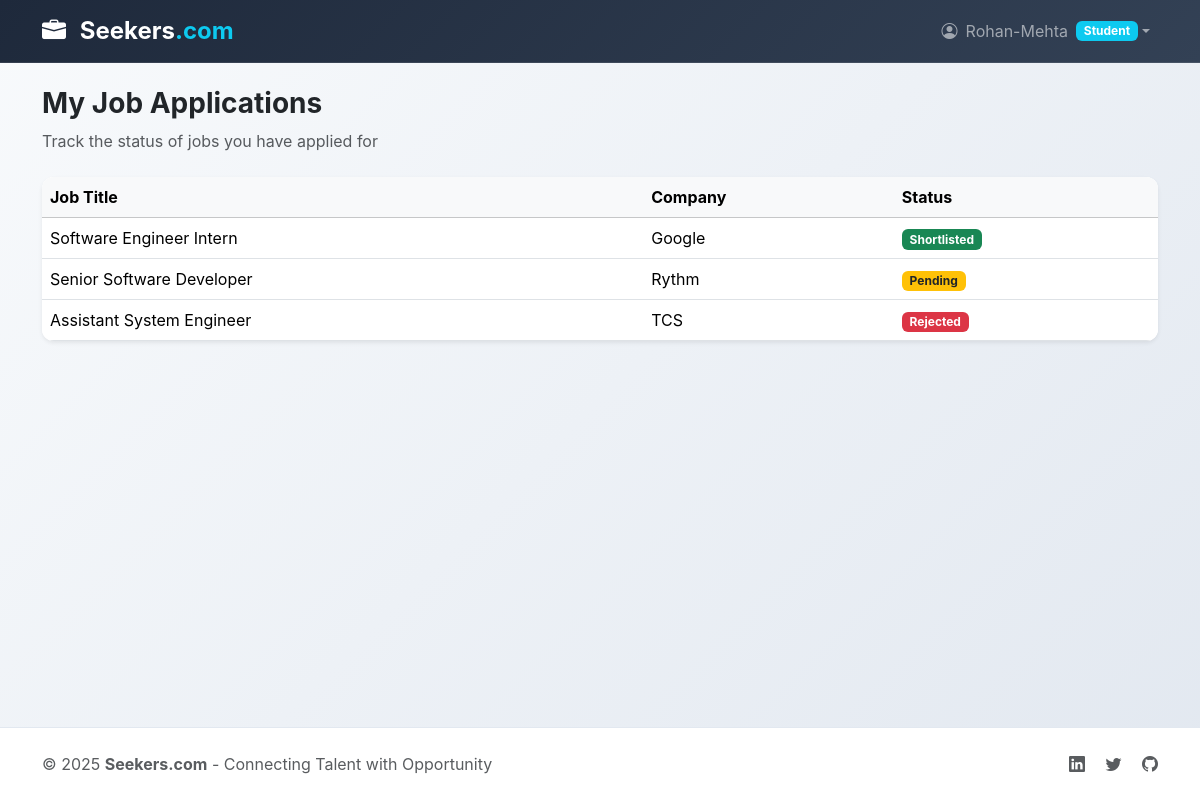
/jobs/my-applications/ (signed in), run on an earlier commit of the app's database.
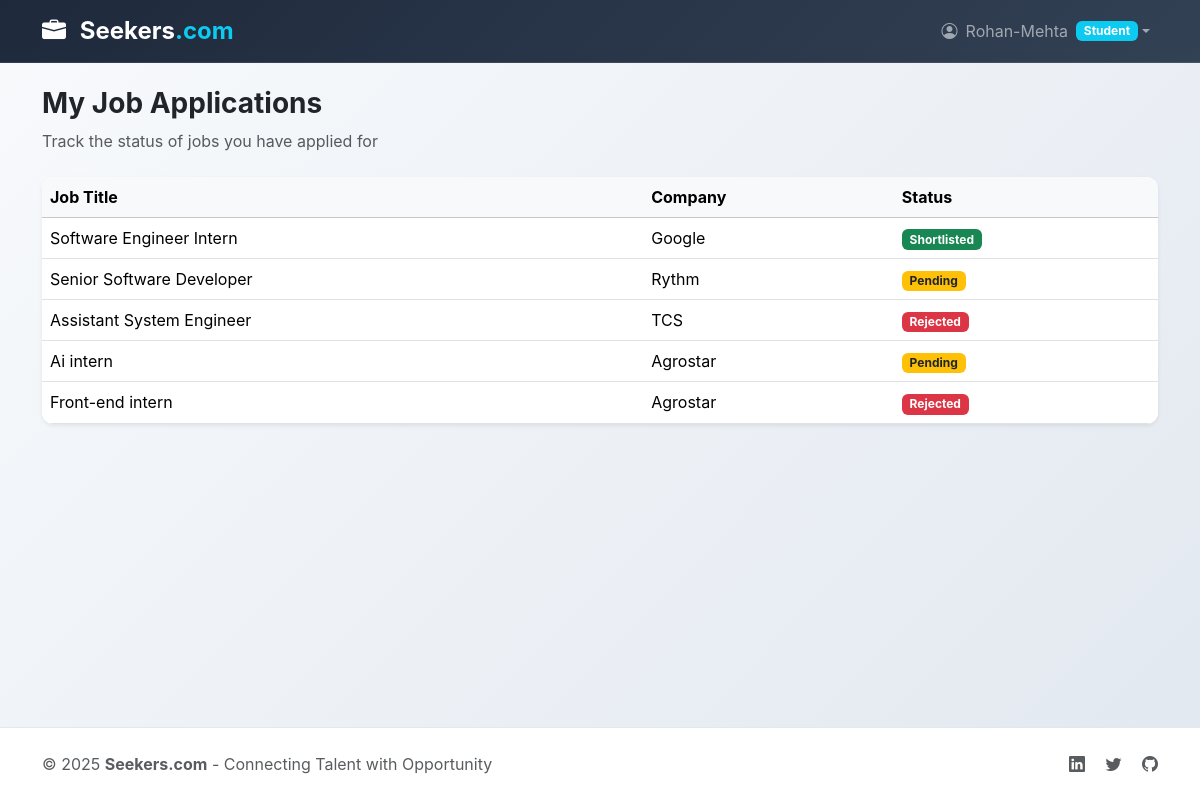
And on a later commit of the database.
### jobs/models.py (models this page shows, shortened)
class JobApplication(models.Model):
    STATUS_CHOICES = (
        ('applied', 'Applied'),
        ('shortlisted', 'Shortlisted'),
        ('rejected', 'Rejected'),
    )
    job = models.ForeignKey(Job, on_delete=models.CASCADE)
    student = models.ForeignKey(User, on_delete=models.CASCADE)
    status = models.CharField(max_length=20, choices=STATUS_CHOICES, default='applied')
    applied_at = models.DateTimeField(auto_now_add=True)

class Job(models.Model):
    company = models.ForeignKey(User, on_delete=models.CASCADE)
    title = models.CharField(max_length=100)
    description = models.TextField()
    skills_required = models.TextField(help_text="Comma separated skills")
    location = models.CharField(max_length=100)
    created_at = models.DateTimeField(auto_now_add=True)

### accounts/models.py (models this page shows)
class User(AbstractUser):
    ROLE_CHOICES = (
        ('student', 'Student'),
        ('company', 'Company'),
        ('interviewer', 'Interviewer'),
        ('admin', 'Admin'),
    )
    role = models.CharField(max_length=20, choices=ROLE_CHOICES)

### accounts/decorators.py (the view)
        def wrapper(request, *args, **kwargs):
            if not hasattr(request.user, 'profile'):
                return redirect('login')
            if request.user.profile.role != role:
                return redirect('login')
            return view_func(request, *args, **kwargs)

### jobs/views.py (called while the page is built)
@login_required
@role_required('student')
def my_applications(request):
    if request.user.role != 'student':
        return redirect('login')
    applications = JobApplication.objects.filter(student=request.user)
    return render(request, 'jobs/my_applications.html', {
        'applications': applications
    })

### templates/jobs/my_applications.html
{% extends 'base.html' %}
{% block content %}
<div class="mb-4">
    <h3 class="fw-bold">My Job Applications</h3>
    <p class="text-muted">Track the status of jobs you have applied for</p>
</div>
<div class="card shadow-sm">
    <div class="card-body p-0">
        <table class="table table-hover mb-0">
            <thead class="table-light">
                <tr>
                    <th>Job Title</th>
                    <th>Company</th>
                    <th>Status</th>
                </tr>
            </thead>
            <tbody>
            {% for app in applications %}
                <tr>
                    <td>{{ app.job.title }}</td>
                    <td>{{ app.job.company.username }}</td>
                    <td>
                        {% if app.status == 'shortlisted' %}
                            <span class="badge bg-success">Shortlisted</span>
                        {% elif app.status == 'rejected' %}
                            <span class="badge bg-danger">Rejected</span>
                        {% else %}
                            <span class="badge bg-warning text-dark">Pending</span>
                        {% endif %}
                    </td>
                </tr>
            {% empty %}
                <tr>
                    <td colspan="3" class="text-center py-4">
                        <span class="text-muted">You haven’t applied for any jobs yet.</span>
                    </td>
                </tr>
            {% endfor %}
            </tbody>
        </table>
    </div>
</div>
{% endblock %}

What changed in the data, as far as the page shows it:
added JobApplication: job "Ai intern", job.company.username "Agrostar", status "Pending"
added JobApplication: job "Front-end intern", job.company.username "Agrostar", status "Rejected"
